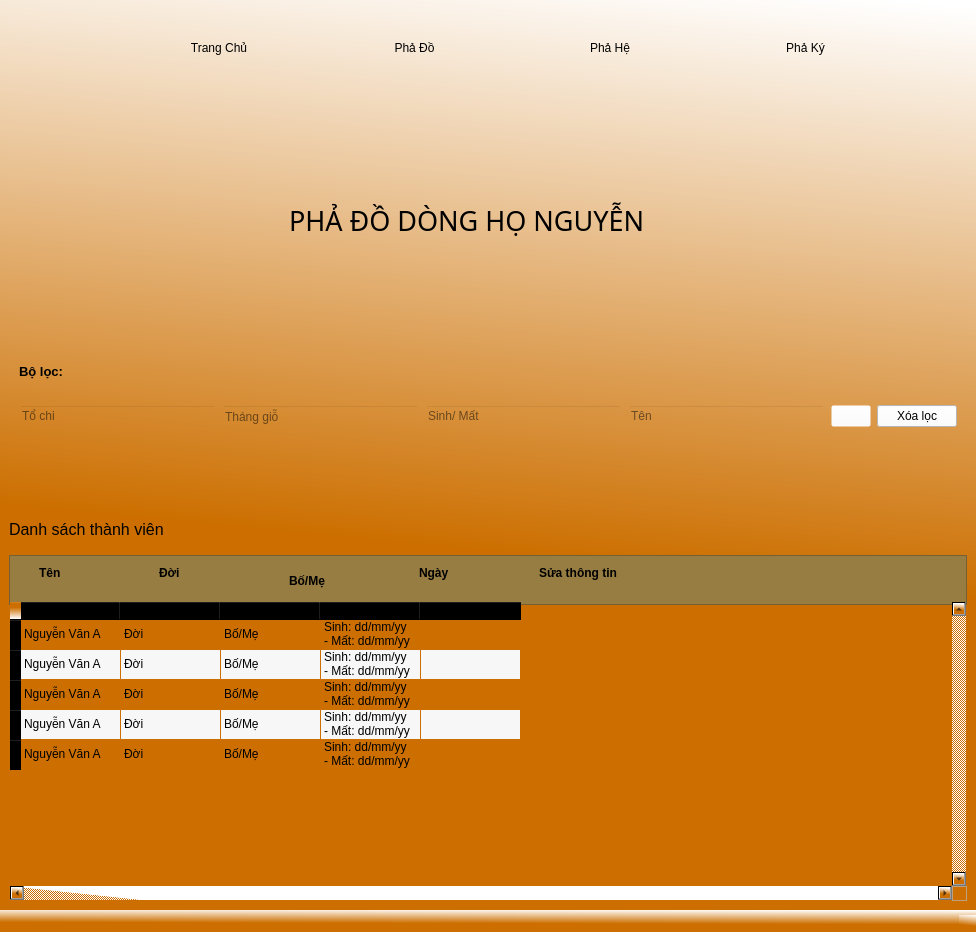
<?xml version="1.0" encoding="UTF-8"?>
<ui version="4.0">
 <class>MainWindow</class>
 <widget class="QMainWindow" name="MainWindow">
  <property name="geometry">
   <rect>
    <x>0</x>
    <y>0</y>
    <width>976</width>
    <height>932</height>
   </rect>
  </property>
  <property name="windowTitle">
   <string>MainWindow</string>
  </property>
  <property name="toolTip">
   <string/>
  </property>
  <property name="statusTip">
   <string/>
  </property>
  <property name="whatsThis">
   <string/>
  </property>
  <property name="accessibleName">
   <string/>
  </property>
  <property name="accessibleDescription">
   <string/>
  </property>
  <property name="styleSheet">
   <string notr="true">background-color: qlineargradient(spread:pad, x1:0.811, y1:0.948864, x2:0.910448, y2:0, stop:0.323383 rgba(204, 111, 0, 255), stop:1 rgba(255, 255, 255, 255));</string>
  </property>
  <property name="windowFilePath">
   <string/>
  </property>
  <widget class="QWidget" name="centralwidget">
   <layout class="QVBoxLayout" name="verticalLayout">
    <item>
     <widget class="QStackedWidget" name="stackedWidget">
      <property name="minimumSize">
       <size>
        <width>50</width>
        <height>50</height>
       </size>
      </property>
      <property name="maximumSize">
       <size>
        <width>900</width>
        <height>300</height>
       </size>
      </property>
      <property name="styleSheet">
       <string notr="true">background-color: rgba(255, 255, 255, 0);</string>
      </property>
      <property name="currentIndex">
       <number>0</number>
      </property>
      <widget class="QWidget" name="page">
       <layout class="QHBoxLayout" name="horizontalLayout_5">
        <item>
         <widget class="QFrame" name="frame_5">
          <property name="maximumSize">
           <size>
            <width>100</width>
            <height>100</height>
           </size>
          </property>
          <property name="frameShape">
           <enum>QFrame::StyledPanel</enum>
          </property>
          <property name="frameShadow">
           <enum>QFrame::Raised</enum>
          </property>
          <layout class="QHBoxLayout" name="horizontalLayout_6">
           <item>
            <widget class="QLabel" name="label">
             <property name="minimumSize">
              <size>
               <width>5</width>
               <height>5</height>
              </size>
             </property>
             <property name="maximumSize">
              <size>
               <width>100</width>
               <height>100</height>
              </size>
             </property>
             <property name="styleSheet">
              <string notr="true">background-color: rgb(255, 255, 255, 0);</string>
             </property>
             <property name="text">
              <string/>
             </property>
             <property name="pixmap">
              <pixmap>imgs/Logo.png</pixmap>
             </property>
             <property name="scaledContents">
              <bool>true</bool>
             </property>
            </widget>
           </item>
          </layout>
         </widget>
        </item>
        <item>
         <widget class="QFrame" name="frame_6">
          <property name="maximumSize">
           <size>
            <width>200</width>
            <height>100</height>
           </size>
          </property>
          <property name="cursor">
           <cursorShape>PointingHandCursor</cursorShape>
          </property>
          <property name="styleSheet">
           <string notr="true">QWidget{
background-color: rgb(255, 255, 255, 0);
border-radius: 15px;
}
QWidget:hover{

border-radius: 15px;
	background-color: rgb(236, 150, 30);
}</string>
          </property>
          <property name="frameShape">
           <enum>QFrame::StyledPanel</enum>
          </property>
          <property name="frameShadow">
           <enum>QFrame::Raised</enum>
          </property>
          <layout class="QHBoxLayout" name="horizontalLayout_2">
           <item>
            <widget class="QPushButton" name="pushButton">
             <property name="text">
              <string>Trang Chủ</string>
             </property>
             <property name="icon">
              <iconset>
               <normaloff>imgs/icon_home.png</normaloff>imgs/icon_home.png</iconset>
             </property>
             <property name="iconSize">
              <size>
               <width>25</width>
               <height>25</height>
              </size>
             </property>
            </widget>
           </item>
          </layout>
         </widget>
        </item>
        <item>
         <widget class="QFrame" name="frame">
          <property name="maximumSize">
           <size>
            <width>200</width>
            <height>100</height>
           </size>
          </property>
          <property name="styleSheet">
           <string notr="true">QWidget{
background-color: rgb(255, 255, 255, 0);
border-radius: 15px;
}
QWidget:hover{

border-radius: 15px;
	background-color: rgb(236, 150, 30);
}</string>
          </property>
          <property name="frameShape">
           <enum>QFrame::StyledPanel</enum>
          </property>
          <property name="frameShadow">
           <enum>QFrame::Raised</enum>
          </property>
          <layout class="QHBoxLayout" name="horizontalLayout_4">
           <item>
            <widget class="QPushButton" name="pushButton_9">
             <property name="styleSheet">
              <string notr="true">QWidget{
background-color: rgb(255, 255, 255, 0);
border-radius: 15px;
}
QWidget:hover{

border-radius: 15px;
	background-color: rgb(236, 150, 30);
}</string>
             </property>
             <property name="text">
              <string>Phả Đồ</string>
             </property>
             <property name="icon">
              <iconset>
               <normaloff>imgs/png-clipart-computer-icons-git-branching-fork-git-share-icon-graphical-user-interface-thumbnail.png</normaloff>imgs/png-clipart-computer-icons-git-branching-fork-git-share-icon-graphical-user-interface-thumbnail.png</iconset>
             </property>
            </widget>
           </item>
          </layout>
         </widget>
        </item>
        <item>
         <widget class="QFrame" name="frame_4">
          <property name="maximumSize">
           <size>
            <width>200</width>
            <height>100</height>
           </size>
          </property>
          <property name="styleSheet">
           <string notr="true">QWidget{
background-color: rgb(255, 255, 255, 0);
border-radius: 15px;
}
QWidget:hover{

border-radius: 15px;
	background-color: rgb(236, 150, 30);
}</string>
          </property>
          <property name="frameShape">
           <enum>QFrame::StyledPanel</enum>
          </property>
          <property name="frameShadow">
           <enum>QFrame::Raised</enum>
          </property>
          <layout class="QHBoxLayout" name="horizontalLayout">
           <item>
            <widget class="QPushButton" name="pha_he_1">
             <property name="text">
              <string>Phả Hệ</string>
             </property>
             <property name="icon">
              <iconset>
               <normaloff>imgs/icon-menu-đẹp.png</normaloff>imgs/icon-menu-đẹp.png</iconset>
             </property>
             <property name="iconSize">
              <size>
               <width>35</width>
               <height>35</height>
              </size>
             </property>
            </widget>
           </item>
          </layout>
         </widget>
        </item>
        <item>
         <widget class="QFrame" name="frame_7">
          <property name="maximumSize">
           <size>
            <width>200</width>
            <height>100</height>
           </size>
          </property>
          <property name="cursor">
           <cursorShape>PointingHandCursor</cursorShape>
          </property>
          <property name="toolTipDuration">
           <number>-3</number>
          </property>
          <property name="styleSheet">
           <string notr="true">QWidget{
background-color: rgb(255, 255, 255, 0);
border-radius: 15px;
}
QWidget:hover{

border-radius: 15px;
	background-color: rgb(236, 150, 30);
}</string>
          </property>
          <property name="frameShape">
           <enum>QFrame::StyledPanel</enum>
          </property>
          <property name="frameShadow">
           <enum>QFrame::Raised</enum>
          </property>
          <layout class="QHBoxLayout" name="horizontalLayout_3">
           <item>
            <widget class="QPushButton" name="pha_ky_1">
             <property name="text">
              <string>Phả Ký</string>
             </property>
             <property name="icon">
              <iconset>
               <normaloff>imgs/icon_phả_ kế.png</normaloff>imgs/icon_phả_ kế.png</iconset>
             </property>
            </widget>
           </item>
          </layout>
         </widget>
        </item>
       </layout>
      </widget>
      <widget class="QWidget" name="page_2"/>
     </widget>
    </item>
    <item>
     <spacer name="verticalSpacer">
      <property name="orientation">
       <enum>Qt::Vertical</enum>
      </property>
      <property name="sizeHint" stdset="0">
       <size>
        <width>10</width>
        <height>30</height>
       </size>
      </property>
     </spacer>
    </item>
    <item>
     <widget class="QFrame" name="frame_2">
      <property name="minimumSize">
       <size>
        <width>0</width>
        <height>100</height>
       </size>
      </property>
      <property name="maximumSize">
       <size>
        <width>16777215</width>
        <height>100</height>
       </size>
      </property>
      <property name="styleSheet">
       <string notr="true">background-color: rgb(255, 255, 255,0);</string>
      </property>
      <property name="frameShape">
       <enum>QFrame::StyledPanel</enum>
      </property>
      <property name="frameShadow">
       <enum>QFrame::Raised</enum>
      </property>
      <widget class="QLabel" name="label_2">
       <property name="geometry">
        <rect>
         <x>100</x>
         <y>0</y>
         <width>767</width>
         <height>101</height>
        </rect>
       </property>
       <property name="text">
        <string/>
       </property>
       <property name="pixmap">
        <pixmap>imgs/icon_trang_chu_gia_pha.png</pixmap>
       </property>
       <property name="scaledContents">
        <bool>true</bool>
       </property>
      </widget>
      <widget class="QLabel" name="label_3">
       <property name="geometry">
        <rect>
         <x>280</x>
         <y>20</y>
         <width>421</width>
         <height>61</height>
        </rect>
       </property>
       <property name="font">
        <font>
         <family>Gigi</family>
         <pointsize>20</pointsize>
         <weight>50</weight>
         <italic>false</italic>
         <bold>false</bold>
         <strikeout>false</strikeout>
        </font>
       </property>
       <property name="text">
        <string>PHẢ ĐỒ DÒNG HỌ NGUYỄN</string>
       </property>
      </widget>
     </widget>
    </item>
    <item>
     <spacer name="verticalSpacer_2">
      <property name="orientation">
       <enum>Qt::Vertical</enum>
      </property>
      <property name="sizeHint" stdset="0">
       <size>
        <width>20</width>
        <height>40</height>
       </size>
      </property>
     </spacer>
    </item>
    <item>
     <widget class="QFrame" name="frame_3">
      <property name="styleSheet">
       <string notr="true">background-color: rgba(255, 255, 255, 0);</string>
      </property>
      <property name="frameShape">
       <enum>QFrame::StyledPanel</enum>
      </property>
      <property name="frameShadow">
       <enum>QFrame::Raised</enum>
      </property>
      <layout class="QHBoxLayout" name="horizontalLayout_8">
       <item>
        <widget class="QLabel" name="label_4">
         <property name="font">
          <font>
           <pointsize>10</pointsize>
           <weight>75</weight>
           <bold>true</bold>
          </font>
         </property>
         <property name="styleSheet">
          <string notr="true">background-color: rgb(255, 255, 255,0);</string>
         </property>
         <property name="text">
          <string>Bộ lọc:</string>
         </property>
        </widget>
       </item>
      </layout>
     </widget>
    </item>
    <item>
     <widget class="QFrame" name="frame_8">
      <property name="styleSheet">
       <string notr="true">background-color: rgba(255, 255, 255, 0);</string>
      </property>
      <property name="frameShape">
       <enum>QFrame::StyledPanel</enum>
      </property>
      <property name="frameShadow">
       <enum>QFrame::Raised</enum>
      </property>
      <layout class="QHBoxLayout" name="horizontalLayout_7">
       <item>
        <widget class="QLineEdit" name="lineEdit">
         <property name="styleSheet">
          <string notr="true">background-color: rgba(255, 255, 255,0);</string>
         </property>
         <property name="placeholderText">
          <string>Tổ chi</string>
         </property>
        </widget>
       </item>
       <item>
        <widget class="QLineEdit" name="lineEdit_2">
         <property name="styleSheet">
          <string notr="true">background-color: rgba(255, 255, 255,0);</string>
         </property>
         <property name="placeholderText">
          <string>Tháng giỗ</string>
         </property>
        </widget>
       </item>
       <item>
        <widget class="QLineEdit" name="lineEdit_3">
         <property name="styleSheet">
          <string notr="true">background-color: rgba(255, 255, 255,0);</string>
         </property>
         <property name="placeholderText">
          <string>Sinh/ Mất</string>
         </property>
        </widget>
       </item>
       <item>
        <widget class="QLineEdit" name="lineEdit_4">
         <property name="styleSheet">
          <string notr="true">background-color: rgba(255, 255, 255,0);</string>
         </property>
         <property name="placeholderText">
          <string>Tên</string>
         </property>
        </widget>
       </item>
       <item>
        <widget class="QPushButton" name="pushButton_3">
         <property name="styleSheet">
          <string notr="true">background-color: rgba(255, 255, 255,0);</string>
         </property>
         <property name="text">
          <string/>
         </property>
         <property name="icon">
          <iconset>
           <normaloff>imgs/Search_Icon.svg.png</normaloff>imgs/Search_Icon.svg.png</iconset>
         </property>
        </widget>
       </item>
       <item>
        <widget class="QPushButton" name="pushButton_2">
         <property name="styleSheet">
          <string notr="true">background-color: rgb(255, 255, 255);
</string>
         </property>
         <property name="text">
          <string>Xóa lọc</string>
         </property>
        </widget>
       </item>
      </layout>
     </widget>
    </item>
    <item>
     <spacer name="verticalSpacer_4">
      <property name="orientation">
       <enum>Qt::Vertical</enum>
      </property>
      <property name="sizeHint" stdset="0">
       <size>
        <width>20</width>
        <height>40</height>
       </size>
      </property>
     </spacer>
    </item>
    <item>
     <widget class="QLabel" name="label_5">
      <property name="font">
       <font>
        <pointsize>12</pointsize>
       </font>
      </property>
      <property name="styleSheet">
       <string notr="true">background-color: rgba(255, 255, 255,0);</string>
      </property>
      <property name="text">
       <string>Danh sách thành viên</string>
      </property>
     </widget>
    </item>
    <item>
     <widget class="QFrame" name="frame_10">
      <property name="minimumSize">
       <size>
        <width>0</width>
        <height>50</height>
       </size>
      </property>
      <property name="maximumSize">
       <size>
        <width>16777215</width>
        <height>30</height>
       </size>
      </property>
      <property name="styleSheet">
       <string notr="true">background-color: #977D41;</string>
      </property>
      <property name="frameShape">
       <enum>QFrame::StyledPanel</enum>
      </property>
      <property name="frameShadow">
       <enum>QFrame::Raised</enum>
      </property>
      <widget class="QLabel" name="label_8">
       <property name="geometry">
        <rect>
         <x>150</x>
         <y>10</y>
         <width>55</width>
         <height>16</height>
        </rect>
       </property>
       <property name="font">
        <font>
         <weight>75</weight>
         <bold>true</bold>
        </font>
       </property>
       <property name="text">
        <string>Đời</string>
       </property>
      </widget>
      <widget class="QLabel" name="label_9">
       <property name="geometry">
        <rect>
         <x>30</x>
         <y>10</y>
         <width>41</width>
         <height>16</height>
        </rect>
       </property>
       <property name="font">
        <font>
         <weight>75</weight>
         <bold>true</bold>
        </font>
       </property>
       <property name="text">
        <string>Tên</string>
       </property>
      </widget>
      <widget class="QLabel" name="label_10">
       <property name="geometry">
        <rect>
         <x>280</x>
         <y>10</y>
         <width>111</width>
         <height>31</height>
        </rect>
       </property>
       <property name="font">
        <font>
         <weight>75</weight>
         <bold>true</bold>
        </font>
       </property>
       <property name="text">
        <string>Bố/Mẹ</string>
       </property>
       <property name="scaledContents">
        <bool>false</bool>
       </property>
       <property name="wordWrap">
        <bool>true</bool>
       </property>
      </widget>
      <widget class="QLabel" name="label_11">
       <property name="geometry">
        <rect>
         <x>410</x>
         <y>10</y>
         <width>41</width>
         <height>16</height>
        </rect>
       </property>
       <property name="font">
        <font>
         <weight>75</weight>
         <bold>true</bold>
        </font>
       </property>
       <property name="text">
        <string>Ngày</string>
       </property>
      </widget>
      <widget class="QLabel" name="label_12">
       <property name="geometry">
        <rect>
         <x>530</x>
         <y>10</y>
         <width>101</width>
         <height>16</height>
        </rect>
       </property>
       <property name="font">
        <font>
         <weight>75</weight>
         <bold>true</bold>
        </font>
       </property>
       <property name="text">
        <string>Sửa thông tin</string>
       </property>
      </widget>
     </widget>
    </item>
    <item>
     <widget class="QTableWidget" name="tableWidget">
      <property name="minimumSize">
       <size>
        <width>100</width>
        <height>300</height>
       </size>
      </property>
      <property name="maximumSize">
       <size>
        <width>16777215</width>
        <height>300</height>
       </size>
      </property>
      <property name="styleSheet">
       <string notr="true">background-color: rgb(255, 255, 255,0);</string>
      </property>
      <property name="verticalScrollBarPolicy">
       <enum>Qt::ScrollBarAlwaysOn</enum>
      </property>
      <property name="horizontalScrollBarPolicy">
       <enum>Qt::ScrollBarAlwaysOn</enum>
      </property>
      <property name="autoScrollMargin">
       <number>16</number>
      </property>
      <property name="alternatingRowColors">
       <bool>true</bool>
      </property>
      <property name="iconSize">
       <size>
        <width>100</width>
        <height>100</height>
       </size>
      </property>
      <property name="rowCount">
       <number>5</number>
      </property>
      <property name="columnCount">
       <number>5</number>
      </property>
      <attribute name="horizontalHeaderStretchLastSection">
       <bool>false</bool>
      </attribute>
      <attribute name="verticalHeaderStretchLastSection">
       <bool>false</bool>
      </attribute>
      <row/>
      <row/>
      <row/>
      <row/>
      <row/>
      <column/>
      <column/>
      <column/>
      <column/>
      <column/>
      <item row="0" column="0">
       <property name="text">
        <string>Nguyễn Văn A</string>
       </property>
      </item>
      <item row="0" column="1">
       <property name="text">
        <string>Đời</string>
       </property>
      </item>
      <item row="0" column="2">
       <property name="text">
        <string>Bố/Mẹ</string>
       </property>
      </item>
      <item row="0" column="3">
       <property name="text">
        <string>Sinh: dd/mm/yy  - Mất: dd/mm/yy</string>
       </property>
      </item>
      <item row="0" column="4">
       <property name="text">
        <string/>
       </property>
       <property name="icon">
        <iconset>
         <normaloff>imgs/icon_sua.png</normaloff>imgs/icon_sua.png</iconset>
       </property>
      </item>
      <item row="1" column="0">
       <property name="text">
        <string>Nguyễn Văn A</string>
       </property>
      </item>
      <item row="1" column="1">
       <property name="text">
        <string>Đời</string>
       </property>
      </item>
      <item row="1" column="2">
       <property name="text">
        <string>Bố/Mẹ</string>
       </property>
      </item>
      <item row="1" column="3">
       <property name="text">
        <string>Sinh: dd/mm/yy  - Mất: dd/mm/yy</string>
       </property>
      </item>
      <item row="1" column="4">
       <property name="text">
        <string/>
       </property>
       <property name="icon">
        <iconset>
         <normaloff>imgs/icon_sua.png</normaloff>imgs/icon_sua.png</iconset>
       </property>
      </item>
      <item row="2" column="0">
       <property name="text">
        <string>Nguyễn Văn A</string>
       </property>
      </item>
      <item row="2" column="1">
       <property name="text">
        <string>Đời</string>
       </property>
      </item>
      <item row="2" column="2">
       <property name="text">
        <string>Bố/Mẹ</string>
       </property>
      </item>
      <item row="2" column="3">
       <property name="text">
        <string>Sinh: dd/mm/yy  - Mất: dd/mm/yy</string>
       </property>
      </item>
      <item row="2" column="4">
       <property name="text">
        <string/>
       </property>
       <property name="icon">
        <iconset>
         <normaloff>imgs/icon_sua.png</normaloff>imgs/icon_sua.png</iconset>
       </property>
      </item>
      <item row="3" column="0">
       <property name="text">
        <string>Nguyễn Văn A</string>
       </property>
      </item>
      <item row="3" column="1">
       <property name="text">
        <string>Đời</string>
       </property>
      </item>
      <item row="3" column="2">
       <property name="text">
        <string>Bố/Mẹ</string>
       </property>
      </item>
      <item row="3" column="3">
       <property name="text">
        <string>Sinh: dd/mm/yy  - Mất: dd/mm/yy</string>
       </property>
      </item>
      <item row="3" column="4">
       <property name="text">
        <string/>
       </property>
       <property name="icon">
        <iconset>
         <normaloff>imgs/icon_sua.png</normaloff>imgs/icon_sua.png</iconset>
       </property>
      </item>
      <item row="4" column="0">
       <property name="text">
        <string>Nguyễn Văn A</string>
       </property>
      </item>
      <item row="4" column="1">
       <property name="text">
        <string>Đời</string>
       </property>
      </item>
      <item row="4" column="2">
       <property name="text">
        <string>Bố/Mẹ</string>
       </property>
      </item>
      <item row="4" column="3">
       <property name="text">
        <string>Sinh: dd/mm/yy  - Mất: dd/mm/yy</string>
       </property>
      </item>
      <item row="4" column="4">
       <property name="text">
        <string/>
       </property>
       <property name="icon">
        <iconset>
         <normaloff>imgs/icon_sua.png</normaloff>imgs/icon_sua.png</iconset>
       </property>
      </item>
     </widget>
    </item>
   </layout>
  </widget>
  <widget class="QMenuBar" name="menubar">
   <property name="geometry">
    <rect>
     <x>0</x>
     <y>0</y>
     <width>976</width>
     <height>26</height>
    </rect>
   </property>
  </widget>
  <widget class="QStatusBar" name="statusbar"/>
 </widget>
 <resources/>
 <connections/>
</ui>
